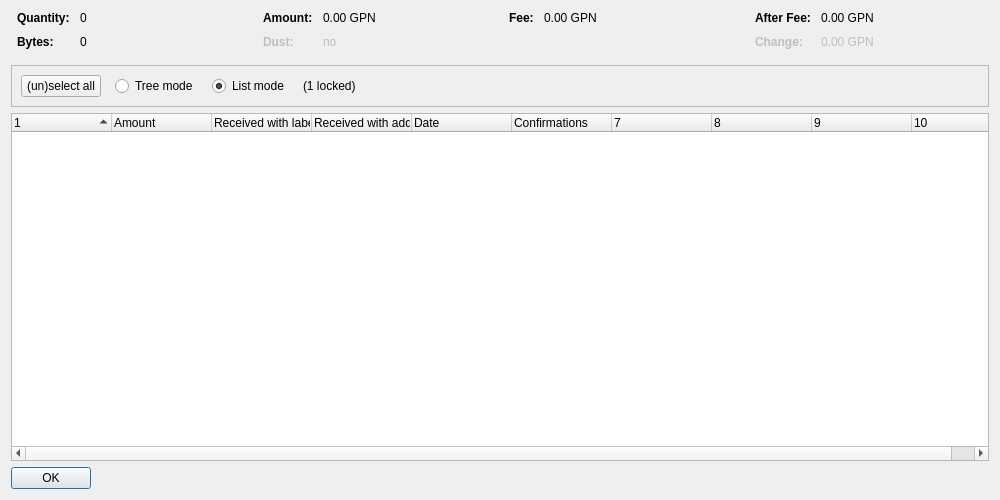
<?xml version="1.0" encoding="UTF-8"?>
<ui version="4.0">
 <class>CoinControlDialog</class>
 <widget class="QDialog" name="CoinControlDialog">
  <property name="geometry">
   <rect>
    <x>0</x>
    <y>0</y>
    <width>1000</width>
    <height>500</height>
   </rect>
  </property>
  <property name="windowTitle">
   <string>Coin Selection</string>
  </property>
  <layout class="QVBoxLayout" name="verticalLayout">
   <item>
    <layout class="QHBoxLayout" name="horizontalLayoutTop" stretch="0,0,0,0">
     <property name="topMargin">
      <number>0</number>
     </property>
     <property name="bottomMargin">
      <number>10</number>
     </property>
     <item>
      <layout class="QFormLayout" name="formLayoutCoinControl1">
       <property name="horizontalSpacing">
        <number>10</number>
       </property>
       <property name="verticalSpacing">
        <number>10</number>
       </property>
       <property name="leftMargin">
        <number>6</number>
       </property>
       <property name="rightMargin">
        <number>6</number>
       </property>
       <item row="0" column="0">
        <widget class="QLabel" name="labelCoinControlQuantityText">
         <property name="font">
          <font>
           <weight>75</weight>
           <bold>true</bold>
          </font>
         </property>
         <property name="text">
          <string>Quantity:</string>
         </property>
        </widget>
       </item>
       <item row="0" column="1">
        <widget class="QLabel" name="labelCoinControlQuantity">
         <property name="cursor">
          <cursorShape>IBeamCursor</cursorShape>
         </property>
         <property name="contextMenuPolicy">
          <enum>Qt::ActionsContextMenu</enum>
         </property>
         <property name="text">
          <string notr="true">0</string>
         </property>
         <property name="textInteractionFlags">
          <set>Qt::LinksAccessibleByMouse|Qt::TextSelectableByKeyboard|Qt::TextSelectableByMouse</set>
         </property>
        </widget>
       </item>
       <item row="1" column="0">
        <widget class="QLabel" name="labelCoinControlBytesText">
         <property name="font">
          <font>
           <weight>75</weight>
           <bold>true</bold>
          </font>
         </property>
         <property name="text">
          <string>Bytes:</string>
         </property>
        </widget>
       </item>
       <item row="1" column="1">
        <widget class="QLabel" name="labelCoinControlBytes">
         <property name="cursor">
          <cursorShape>IBeamCursor</cursorShape>
         </property>
         <property name="contextMenuPolicy">
          <enum>Qt::ActionsContextMenu</enum>
         </property>
         <property name="text">
          <string notr="true">0</string>
         </property>
         <property name="textInteractionFlags">
          <set>Qt::LinksAccessibleByMouse|Qt::TextSelectableByKeyboard|Qt::TextSelectableByMouse</set>
         </property>
        </widget>
       </item>
      </layout>
     </item>
     <item>
      <layout class="QFormLayout" name="formLayoutCoinControl2">
       <property name="horizontalSpacing">
        <number>10</number>
       </property>
       <property name="verticalSpacing">
        <number>10</number>
       </property>
       <property name="leftMargin">
        <number>6</number>
       </property>
       <property name="rightMargin">
        <number>6</number>
       </property>
       <item row="0" column="0">
        <widget class="QLabel" name="labelCoinControlAmountText">
         <property name="font">
          <font>
           <weight>75</weight>
           <bold>true</bold>
          </font>
         </property>
         <property name="text">
          <string>Amount:</string>
         </property>
        </widget>
       </item>
       <item row="0" column="1">
        <widget class="QLabel" name="labelCoinControlAmount">
         <property name="cursor">
          <cursorShape>IBeamCursor</cursorShape>
         </property>
         <property name="contextMenuPolicy">
          <enum>Qt::ActionsContextMenu</enum>
         </property>
         <property name="text">
          <string notr="true">0.00 GPN</string>
         </property>
         <property name="textInteractionFlags">
          <set>Qt::LinksAccessibleByMouse|Qt::TextSelectableByKeyboard|Qt::TextSelectableByMouse</set>
         </property>
        </widget>
       </item>
       <item row="1" column="0">
        <widget class="QLabel" name="labelCoinControlLowOutputText">
         <property name="enabled">
          <bool>false</bool>
         </property>
         <property name="font">
          <font>
           <weight>75</weight>
           <bold>true</bold>
          </font>
         </property>
         <property name="text">
          <string>Dust:</string>
         </property>
        </widget>
       </item>
       <item row="1" column="1">
        <widget class="QLabel" name="labelCoinControlLowOutput">
         <property name="enabled">
          <bool>false</bool>
         </property>
         <property name="cursor">
          <cursorShape>IBeamCursor</cursorShape>
         </property>
         <property name="contextMenuPolicy">
          <enum>Qt::ActionsContextMenu</enum>
         </property>
         <property name="text">
          <string notr="true">no</string>
         </property>
         <property name="textInteractionFlags">
          <set>Qt::LinksAccessibleByMouse|Qt::TextSelectableByKeyboard|Qt::TextSelectableByMouse</set>
         </property>
        </widget>
       </item>
      </layout>
     </item>
     <item>
      <layout class="QFormLayout" name="formLayoutCoinControl3">
       <property name="horizontalSpacing">
        <number>10</number>
       </property>
       <property name="verticalSpacing">
        <number>10</number>
       </property>
       <property name="leftMargin">
        <number>6</number>
       </property>
       <property name="rightMargin">
        <number>6</number>
       </property>
       <item row="0" column="0">
        <widget class="QLabel" name="labelCoinControlFeeText">
         <property name="font">
          <font>
           <weight>75</weight>
           <bold>true</bold>
          </font>
         </property>
         <property name="text">
          <string>Fee:</string>
         </property>
        </widget>
       </item>
       <item row="0" column="1">
        <widget class="QLabel" name="labelCoinControlFee">
         <property name="cursor">
          <cursorShape>IBeamCursor</cursorShape>
         </property>
         <property name="contextMenuPolicy">
          <enum>Qt::ActionsContextMenu</enum>
         </property>
         <property name="text">
          <string notr="true">0.00 GPN</string>
         </property>
         <property name="textInteractionFlags">
          <set>Qt::LinksAccessibleByMouse|Qt::TextSelectableByKeyboard|Qt::TextSelectableByMouse</set>
         </property>
        </widget>
       </item>
      </layout>
     </item>
     <item>
      <layout class="QFormLayout" name="formLayoutCoinControl4">
       <property name="horizontalSpacing">
        <number>10</number>
       </property>
       <property name="verticalSpacing">
        <number>10</number>
       </property>
       <property name="leftMargin">
        <number>6</number>
       </property>
       <property name="rightMargin">
        <number>6</number>
       </property>
       <item row="0" column="0">
        <widget class="QLabel" name="labelCoinControlAfterFeeText">
         <property name="font">
          <font>
           <weight>75</weight>
           <bold>true</bold>
          </font>
         </property>
         <property name="text">
          <string>After Fee:</string>
         </property>
        </widget>
       </item>
       <item row="0" column="1">
        <widget class="QLabel" name="labelCoinControlAfterFee">
         <property name="cursor">
          <cursorShape>IBeamCursor</cursorShape>
         </property>
         <property name="contextMenuPolicy">
          <enum>Qt::ActionsContextMenu</enum>
         </property>
         <property name="text">
          <string notr="true">0.00 GPN</string>
         </property>
         <property name="textInteractionFlags">
          <set>Qt::LinksAccessibleByMouse|Qt::TextSelectableByKeyboard|Qt::TextSelectableByMouse</set>
         </property>
        </widget>
       </item>
       <item row="1" column="0">
        <widget class="QLabel" name="labelCoinControlChangeText">
         <property name="enabled">
          <bool>false</bool>
         </property>
         <property name="font">
          <font>
           <weight>75</weight>
           <bold>true</bold>
          </font>
         </property>
         <property name="text">
          <string>Change:</string>
         </property>
        </widget>
       </item>
       <item row="1" column="1">
        <widget class="QLabel" name="labelCoinControlChange">
         <property name="enabled">
          <bool>false</bool>
         </property>
         <property name="cursor">
          <cursorShape>IBeamCursor</cursorShape>
         </property>
         <property name="contextMenuPolicy">
          <enum>Qt::ActionsContextMenu</enum>
         </property>
         <property name="text">
          <string notr="true">0.00 GPN</string>
         </property>
         <property name="textInteractionFlags">
          <set>Qt::LinksAccessibleByMouse|Qt::TextSelectableByKeyboard|Qt::TextSelectableByMouse</set>
         </property>
        </widget>
       </item>
      </layout>
     </item>
    </layout>
   </item>
   <item>
    <widget class="QFrame" name="frame">
     <property name="minimumSize">
      <size>
       <width>0</width>
       <height>40</height>
      </size>
     </property>
     <property name="frameShape">
      <enum>QFrame::StyledPanel</enum>
     </property>
     <property name="frameShadow">
      <enum>QFrame::Sunken</enum>
     </property>
     <layout class="QHBoxLayout" name="horizontalLayout">
      <item>
       <layout class="QHBoxLayout" name="horizontalLayoutPanel" stretch="0,0,0,0,0">
        <property name="spacing">
         <number>14</number>
        </property>
        <item>
         <widget class="QPushButton" name="pushButtonSelectAll">
          <property name="sizePolicy">
           <sizepolicy hsizetype="Maximum" vsizetype="Fixed">
            <horstretch>0</horstretch>
            <verstretch>0</verstretch>
           </sizepolicy>
          </property>
          <property name="text">
           <string>(un)select all</string>
          </property>
          <property name="autoDefault">
           <bool>false</bool>
          </property>
         </widget>
        </item>
        <item>
         <widget class="QRadioButton" name="radioTreeMode">
          <property name="sizePolicy">
           <sizepolicy hsizetype="Maximum" vsizetype="Fixed">
            <horstretch>0</horstretch>
            <verstretch>0</verstretch>
           </sizepolicy>
          </property>
          <property name="text">
           <string>Tree mode</string>
          </property>
         </widget>
        </item>
        <item>
         <widget class="QRadioButton" name="radioListMode">
          <property name="sizePolicy">
           <sizepolicy hsizetype="Maximum" vsizetype="Fixed">
            <horstretch>0</horstretch>
            <verstretch>0</verstretch>
           </sizepolicy>
          </property>
          <property name="text">
           <string>List mode</string>
          </property>
          <property name="checked">
           <bool>true</bool>
          </property>
         </widget>
        </item>
        <item>
         <widget class="QLabel" name="labelLocked">
          <property name="text">
           <string notr="true">(1 locked)</string>
          </property>
         </widget>
        </item>
        <item>
         <spacer name="horizontalSpacer">
          <property name="orientation">
           <enum>Qt::Horizontal</enum>
          </property>
          <property name="sizeHint" stdset="0">
           <size>
            <width>40</width>
            <height>20</height>
           </size>
          </property>
         </spacer>
        </item>
       </layout>
      </item>
     </layout>
    </widget>
   </item>
   <item>
    <widget class="CoinControlTreeWidget" name="treeWidget">
     <property name="contextMenuPolicy">
      <enum>Qt::CustomContextMenu</enum>
     </property>
     <property name="sortingEnabled">
      <bool>false</bool>
     </property>
     <property name="columnCount">
      <number>10</number>
     </property>
     <attribute name="headerShowSortIndicator" stdset="0">
      <bool>true</bool>
     </attribute>
     <attribute name="headerStretchLastSection">
      <bool>false</bool>
     </attribute>
     <column>
      <property name="text">
       <string/>
      </property>
     </column>
     <column>
      <property name="text">
       <string>Amount</string>
      </property>
     </column>
     <column>
      <property name="text">
       <string>Received with label</string>
      </property>
     </column>
     <column>
      <property name="text">
       <string>Received with address</string>
      </property>
     </column>
     <column>
      <property name="text">
       <string>Date</string>
      </property>
     </column>
     <column>
      <property name="text">
       <string>Confirmations</string>
      </property>
      <property name="toolTip">
       <string>Confirmed</string>
      </property>
     </column>
     <column>
      <property name="text">
       <string/>
      </property>
     </column>
     <column>
      <property name="text">
       <string/>
      </property>
     </column>
     <column>
      <property name="text">
       <string/>
      </property>
     </column>
     <column>
      <property name="text">
       <string/>
      </property>
     </column>
    </widget>
   </item>
   <item>
    <widget class="QDialogButtonBox" name="buttonBox">
     <property name="sizePolicy">
      <sizepolicy hsizetype="Maximum" vsizetype="Fixed">
       <horstretch>0</horstretch>
       <verstretch>0</verstretch>
      </sizepolicy>
     </property>
     <property name="orientation">
      <enum>Qt::Horizontal</enum>
     </property>
     <property name="standardButtons">
      <set>QDialogButtonBox::Ok</set>
     </property>
    </widget>
   </item>
  </layout>
 </widget>
 <customwidgets>
  <customwidget>
   <class>CoinControlTreeWidget</class>
   <extends>QTreeWidget</extends>
   <header>coincontroltreewidget.h</header>
  </customwidget>
 </customwidgets>
 <resources/>
 <connections/>
</ui>
